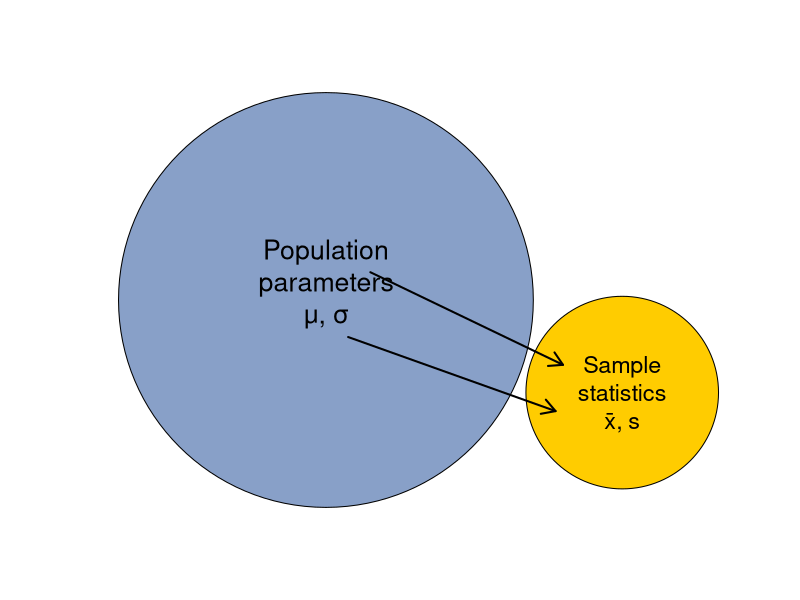
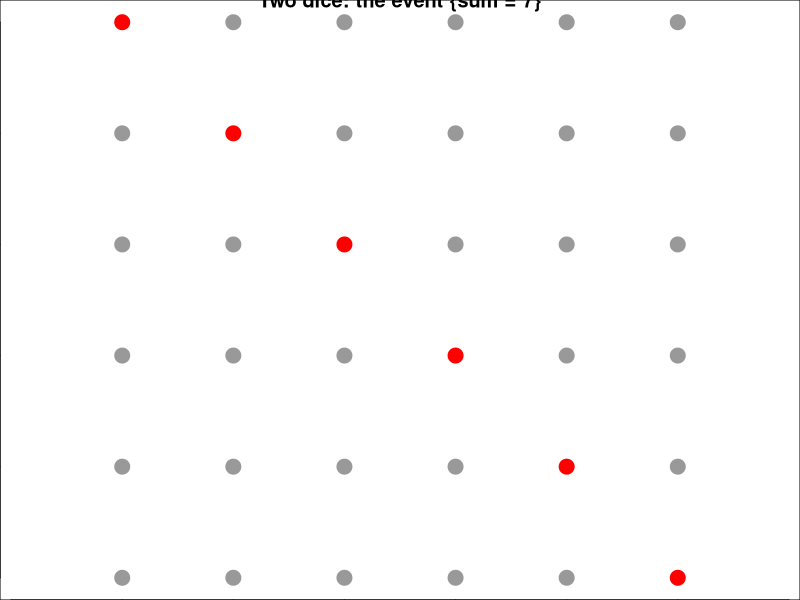
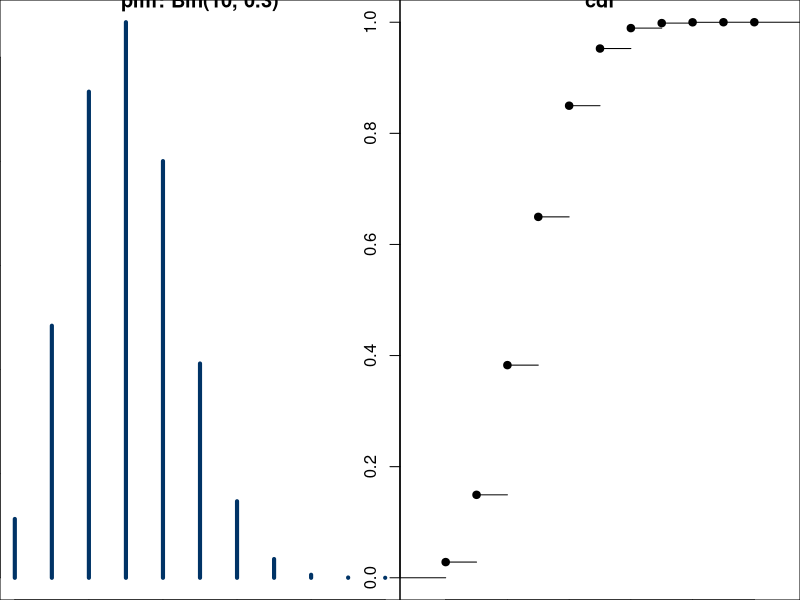
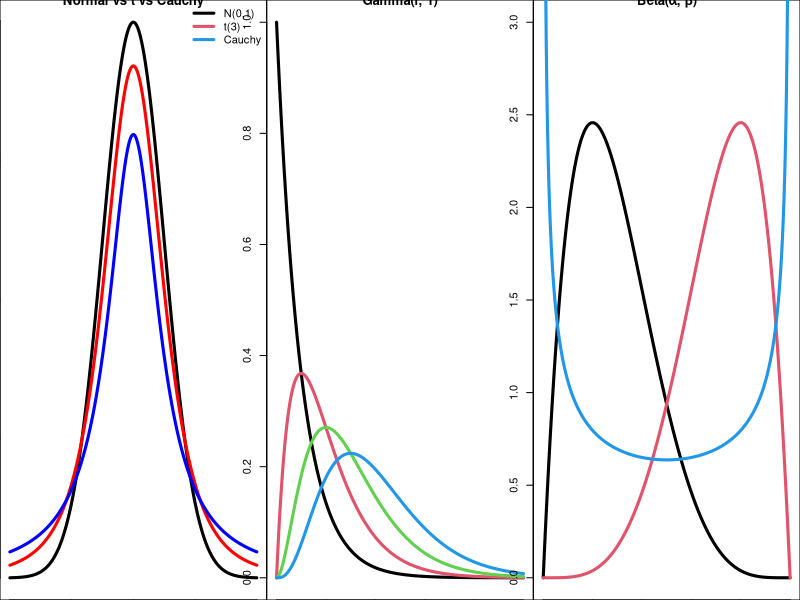
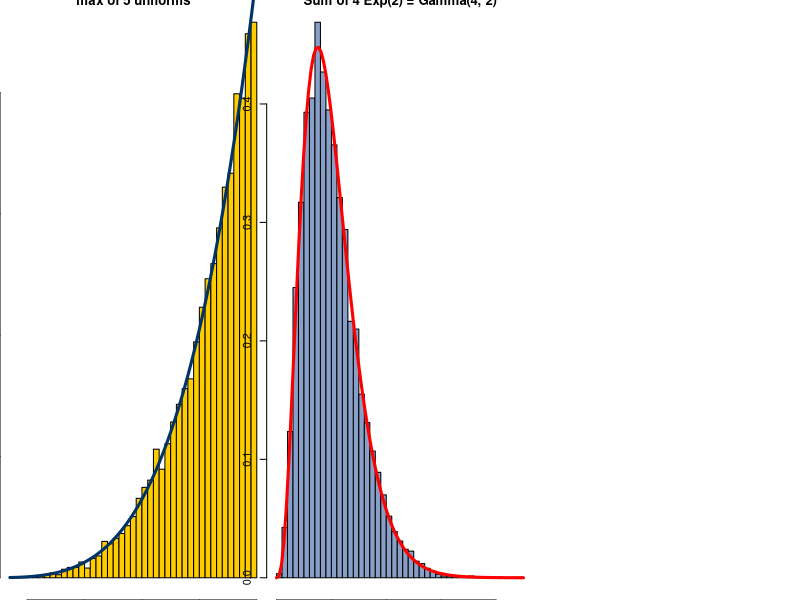

The R script that drew these images, in order:
## ---- chunk 1
#| label: setup
#| include: false
#| eval: true
library(knitr)
library(ggplot2)
knitr::opts_chunk$set(
    fig.asp = 0.618,
    fig.align = "center",
    out.width = "100%",
    fig.retina = 3,
    fig.path = "./images/00-review/",
    message = FALSE,
    warning = FALSE,
    global.par = TRUE
)
options(
  htmltools.dir.version = FALSE,
  dplyr.print_min = 6, 
  dplyr.print_max = 6,
  tibble.width = 80,
  width = 80,
  digits = 4
  )
hook_output <- knitr::knit_hooks$get("output")
knitr::knit_hooks$set(output = function(x, options) {
  lines <- options$output.lines
  if (is.null(lines)) {
    return(hook_output(x, options))  # pass to default hook
  }
  x <- unlist(strsplit(x, "\n"))
  more <- "..."
  if (length(lines)==1) {        # first n lines
    if (length(x) > lines) {
      # truncate the output, but add ....
      x <- c(head(x, lines), more)
    }
  } else {
    x <- c(more, x[lines], more)
  }
  # paste these lines together
  x <- paste(c(x, ""), collapse = "\n")
  hook_output(x, options)
})
ggplot2::theme_set(ggplot2::theme_bw(base_size = 16))
## ---- chunk 2
#| echo: false
#| fig-asp: 0.6
par(mar = c(0, 0, 0, 0))
plot(NA, xlim = c(0, 10), ylim = c(0, 6), axes = FALSE, xlab = "", ylab = "")
symbols(4, 3, circles = 2.8, inches = FALSE, add = TRUE, bg = "#88A0C8")
symbols(8, 2, circles = 1.3, inches = FALSE, add = TRUE, bg = "#FFCC00")
arrows(4.6, 3.3, 7.2, 2.3, lwd = 2, length = 0.15)
arrows(4.3, 2.6, 7.1, 1.8, lwd = 2, length = 0.15)
text(4, 3.2, "Population\nparameters\n\u03bc, \u03c3", cex = 1.6)
text(8, 2, "Sample\nstatistics\nx\u0304, s", cex = 1.4)
## ---- chunk 3
set.seed(4750)
population <- rgamma(1e5, shape = 2, rate = 0.5)       # a "population"
c(mu = mean(population), sigma = sd(population))
replicate(5, mean(sample(population, 30)))           # five different sample means
## ---- chunk 4
#| echo: false
vt <- data.frame(Variable = c("Weight", "Hours enrolled", "Major", "Zip code", "Letter grade"),
                 Type = c("Numeric - continuous", "Numeric - discrete", "Categorical - nominal",
                          "Categorical - nominal", "Categorical - ordinal"),
                 R = c("`numeric`", "`integer`", "`factor`", "`character`/`factor`", "`ordered`"))
knitr::kable(vt)
## ---- chunk 5
factorial(5); factorial(10) / factorial(7); choose(10, 3)
factorial(11) / (factorial(4) * factorial(4) * factorial(2))   # MISSISSIPPI
nrow(expand.grid(1:6, 1:6))    # two dice: 6 * 6 outcomes
## ---- chunk 6
#| fig-asp: 0.45
S <- expand.grid(red = 1:6, green = 1:6)
A <- with(S, red + green == 7)          # event: the sum is 7
plot(S, pch = 19, col = ifelse(A, "red", "gray60"), cex = 2, asp = 1,
     main = "Two dice: the event {sum = 7}")
mean(A)                                 # P(A) = 6/36
## ---- chunk 7
B <- with(S, red == 6)
c(lhs = mean(A | B), rhs = mean(A) + mean(B) - mean(A & B))
## ---- chunk 8
prior <- 0.02; sens <- 0.95; spec <- 0.90
(prior * sens) / (prior * sens + (1 - prior) * (1 - spec))
set.seed(1); n <- 1e6
D <- runif(n) < prior; pos <- ifelse(D, runif(n) < sens, runif(n) > spec)
mean(D[pos])          # simulation agrees
## ---- chunk 9
#| fig-asp: 0.35
par(mfrow = c(1, 2))
x <- 0:10
plot(x, dbinom(x, 10, 0.3), type = "h", lwd = 4, col = "#003366", ylab = "f(x)", main = "pmf: Bin(10, 0.3)")
plot(stepfun(x, c(0, pbinom(x, 10, 0.3))), verticals = FALSE, pch = 19, main = "cdf", ylab = "F(x)")
## ---- chunk 10
integrate(dgamma, lower = 1, upper = 3, shape = 2, rate = 1)$value
pgamma(3, 2, 1) - pgamma(1, 2, 1)
## ---- chunk 11
# joint pmf of (X, Y) = (first die, max of two dice)
joint <- table(S$red, pmax(S$red, S$green)) / 36
round(joint, 3)
rowSums(joint)                      # marginal of X
round(joint[, 6] / sum(joint[, 6]), 3)   # conditional of X given max = 6
## ---- chunk 12
x <- 0:10; f <- dbinom(x, 10, 0.3)
EX <- sum(x * f); EX2 <- sum(x^2 * f)
c(EX = EX, VarX = EX2 - EX^2, theory = 10 * 0.3 * 0.7)
integrate(function(x) x^2 * dexp(x, 2), 0, Inf)$value - 0.5^2   # Var of Exp(2)
## ---- chunk 13
set.seed(4750); x <- rexp(1e5, 1)       # mu = sigma = 1
k <- c(1.5, 2, 3)
rbind(observed = sapply(k, function(k) mean(abs(x - 1) < k)), bound = 1 - 1/k^2)
## ---- chunk 14
set.seed(2027)
x <- rnorm(1e5); y <- x^2                 # dependent but uncorrelated
cor(x, y)
z <- 0.6 * x + rnorm(1e5, sd = 0.8)
c(simulated = var(2 * x - 3 * z), theory = 4 * 1 + 9 * 1 - 12 * 0.6)
## ---- chunk 15
# X | N ~ Bin(N, 0.3),  N ~ Poisson(10):  E[X] = 3, Var(X) = 3
set.seed(4750)
N <- rpois(1e5, 10); X <- rbinom(1e5, size = N, prob = 0.3)
c(mean = mean(X), var = var(X))
## ---- chunk 16
#| echo: false
dd <- data.frame(
  Distribution = c("Discrete uniform", "Bernoulli(p)", "Binomial(n, p)", "Geometric(p)", "Negative binomial(r, p)",
                   "Hypergeometric(N, M, n)", "Poisson(\u03bb)", "Multinomial(n; p\u2081,...,p\u2096)"),
  `R name` = c("`sample()`", "`binom`, size = 1", "`binom`", "`geom` (failures)", "`nbinom`", "`hyper`", "`pois`", "`multinom`"),
  Mean = c("(k+1)/2", "p", "np", "(1-p)/p", "r(1-p)/p", "nM/N", "\u03bb", "np\u1d62"),
  Variance = c("(k\u00b2-1)/12", "p(1-p)", "np(1-p)", "(1-p)/p\u00b2", "r(1-p)/p\u00b2", "nM(N-M)(N-n)/(N\u00b2(N-1))", "\u03bb", "np\u1d62(1-p\u1d62)"),
  check.names = FALSE)
knitr::kable(dd)
## ---- chunk 17
#| echo: false
cd <- data.frame(
  Distribution = c("Uniform(a, b)", "Exponential(\u03bb)", "Gamma(r, \u03bb)", "Beta(\u03b1, \u03b2)", "Normal(\u03bc, \u03c3\u00b2)",
                   "Weibull", "Cauchy", "t(\u03bd)", "Chi-square(\u03bd)", "F(\u03bd\u2081, \u03bd\u2082)", "Lognormal"),
  `R name` = c("`unif`", "`exp`", "`gamma`", "`beta`", "`norm`", "`weibull`", "`cauchy`", "`t`", "`chisq`", "`f`", "`lnorm`"),
  Mean = c("(a+b)/2", "1/\u03bb", "r/\u03bb", "\u03b1/(\u03b1+\u03b2)", "\u03bc", "--", "does not exist", "0 (\u03bd>1)", "\u03bd", "\u03bd\u2082/(\u03bd\u2082-2)", "--"),
  Variance = c("(b-a)\u00b2/12", "1/\u03bb\u00b2", "r/\u03bb\u00b2", "\u03b1\u03b2/((\u03b1+\u03b2)\u00b2(\u03b1+\u03b2+1))", "\u03c3\u00b2", "--",
               "does not exist", "\u03bd/(\u03bd-2)", "2\u03bd", "--", "--"),
  check.names = FALSE)
knitr::kable(cd)
## ---- chunk 18
#| fig-asp: 0.4
x <- seq(-4, 4, length = 400)
par(mfrow = c(1, 3))
plot(x, dnorm(x), type = "l", lwd = 3, ylab = "density", main = "Normal vs t vs Cauchy")
lines(x, dt(x, 3), lwd = 3, col = "red"); lines(x, dcauchy(x), lwd = 3, col = "blue")
legend("topright", c("N(0,1)", "t(3)", "Cauchy"), col = c(1, 2, 4), lwd = 3, bty = "n")
x <- seq(0, 10, length = 400)
plot(x, dgamma(x, 1, 1), type = "l", lwd = 3, ylab = "density", main = "Gamma(r, 1)")
for (r in 2:4) lines(x, dgamma(x, r, 1), lwd = 3, col = r)
x <- seq(0, 1, length = 400)
plot(x, dbeta(x, 2, 5), type = "l", lwd = 3, ylab = "density", main = "Beta(\u03b1, \u03b2)", ylim = c(0, 3))
lines(x, dbeta(x, 5, 2), lwd = 3, col = 2); lines(x, dbeta(x, .5, .5), lwd = 3, col = 4)
## ---- chunk 19
#| fig-asp: 0.35
set.seed(4750); n <- 5
y <- replicate(1e4, max(runif(n)))
hist(y, prob = TRUE, breaks = 40, col = "#FFCC00", main = "max of 5 uniforms")
curve(n * x^(n - 1), add = TRUE, lwd = 3, col = "#003366")
## ---- chunk 20
set.seed(1); y <- -log(runif(1e5)); c(mean(y), var(y))
## ---- chunk 21
#| fig-asp: 0.35
set.seed(4750); r <- 4; lambda <- 2
s <- colSums(matrix(rexp(r * 1e4, lambda), nrow = r))
hist(s, prob = TRUE, breaks = 50, col = "#88A0C8", main = "Sum of 4 Exp(2) = Gamma(4, 2)")
curve(dgamma(x, shape = r, rate = lambda), add = TRUE, lwd = 3, col = "red")
